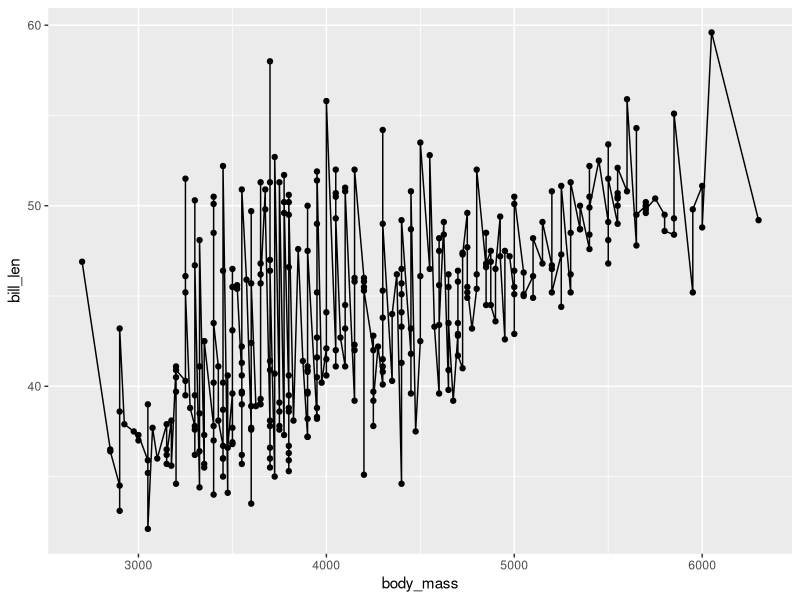

Recreate this plot in R.
library(tidyverse)

dt <- penguins

ggplot(dt, aes(x = body_mass, y = bill_len)) +
  geom_point() +
  geom_line()

## Editando desde github :)
